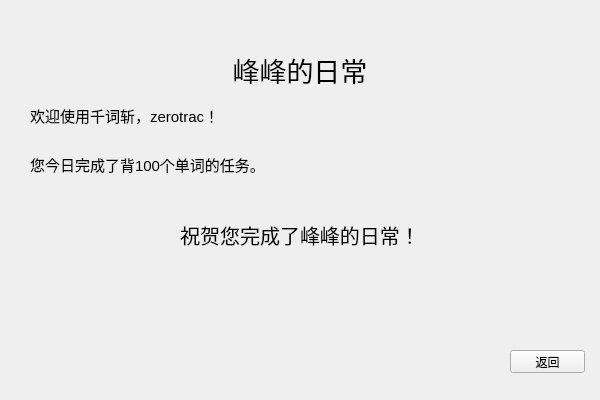
<?xml version="1.0" encoding="UTF-8"?>
<ui version="4.0">
 <class>Q_WordrecitingFin</class>
 <widget class="QWidget" name="Q_WordrecitingFin">
  <property name="geometry">
   <rect>
    <x>0</x>
    <y>0</y>
    <width>600</width>
    <height>400</height>
   </rect>
  </property>
  <property name="windowTitle">
   <string>千词斩 Version 1.0</string>
  </property>
  <widget class="QLabel" name="label">
   <property name="geometry">
    <rect>
     <x>150</x>
     <y>30</y>
     <width>300</width>
     <height>80</height>
    </rect>
   </property>
   <property name="font">
    <font>
     <family>微软雅黑</family>
     <pointsize>20</pointsize>
    </font>
   </property>
   <property name="text">
    <string>峰峰的日常</string>
   </property>
   <property name="alignment">
    <set>Qt::AlignCenter</set>
   </property>
  </widget>
  <widget class="QLabel" name="label_2">
   <property name="geometry">
    <rect>
     <x>30</x>
     <y>90</y>
     <width>400</width>
     <height>50</height>
    </rect>
   </property>
   <property name="font">
    <font>
     <pointsize>11</pointsize>
    </font>
   </property>
   <property name="text">
    <string>欢迎使用千词斩，zerotrac！</string>
   </property>
  </widget>
  <widget class="QLabel" name="label_Success">
   <property name="geometry">
    <rect>
     <x>0</x>
     <y>210</y>
     <width>600</width>
     <height>50</height>
    </rect>
   </property>
   <property name="font">
    <font>
     <pointsize>15</pointsize>
    </font>
   </property>
   <property name="text">
    <string>&lt;html&gt;&lt;head/&gt;&lt;body&gt;&lt;p&gt;祝贺您完成了峰峰的日常！&lt;/p&gt;&lt;/body&gt;&lt;/html&gt;</string>
   </property>
   <property name="alignment">
    <set>Qt::AlignCenter</set>
   </property>
  </widget>
  <widget class="QPushButton" name="button_Back">
   <property name="geometry">
    <rect>
     <x>510</x>
     <y>350</y>
     <width>75</width>
     <height>23</height>
    </rect>
   </property>
   <property name="text">
    <string>返回</string>
   </property>
  </widget>
  <widget class="QLabel" name="label_Mission">
   <property name="geometry">
    <rect>
     <x>30</x>
     <y>140</y>
     <width>400</width>
     <height>50</height>
    </rect>
   </property>
   <property name="font">
    <font>
     <pointsize>11</pointsize>
    </font>
   </property>
   <property name="text">
    <string>&lt;html&gt;&lt;head/&gt;&lt;body&gt;&lt;p&gt;您今日完成了背100个单词的任务。&lt;/p&gt;&lt;/body&gt;&lt;/html&gt;</string>
   </property>
  </widget>
 </widget>
 <layoutdefault spacing="6" margin="11"/>
 <resources/>
 <connections/>
</ui>
